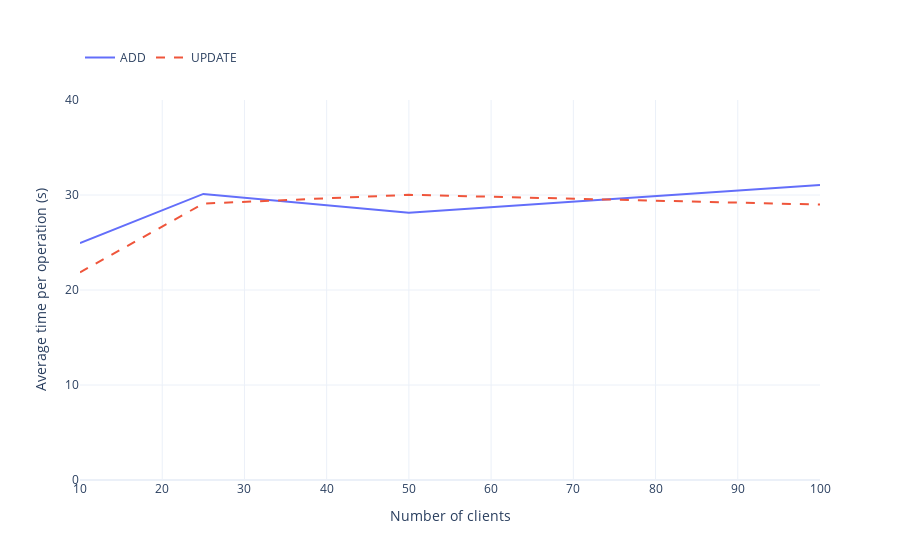

Write notebook code for a chart like this one.
### Markdown cell above
### Comparing add & update operations. Average times

### Code cell
add = [24.930, 30.114, 28.122, 31.041]
update = [21.860, 29.094, 30.021, 28.989]

usersAddAndUpdate(add, update)

### Figure 1 — Plotly figure (JSON) as saved in the notebook; plotly's stock layout.template omitted (floating-point values rounded to 4 significant figures)
{"data": [{"mode": "lines", "name": "ADD", "type": "scatter", "x": [10, 25, 50, 100], "y": [24.93, 30.11, 28.12, 31.04]}, {"line": {"dash": "dash"}, "mode": "lines", "name": "UPDATE", "type": "scatter", "x": [10, 25, 50, 100], "y": [21.86, 29.09, 30.02, 28.99]}], "layout": {"legend": {"orientation": "h", "y": 1.15}, "xaxis": {"dtick": 10, "range": [10, 100], "tick0": 10, "title": {"text": "Number of clients"}}, "yaxis": {"dtick": 10, "range": [0, 40], "tick0": 0, "title": {"text": "Average time per operation (s)"}}}}
